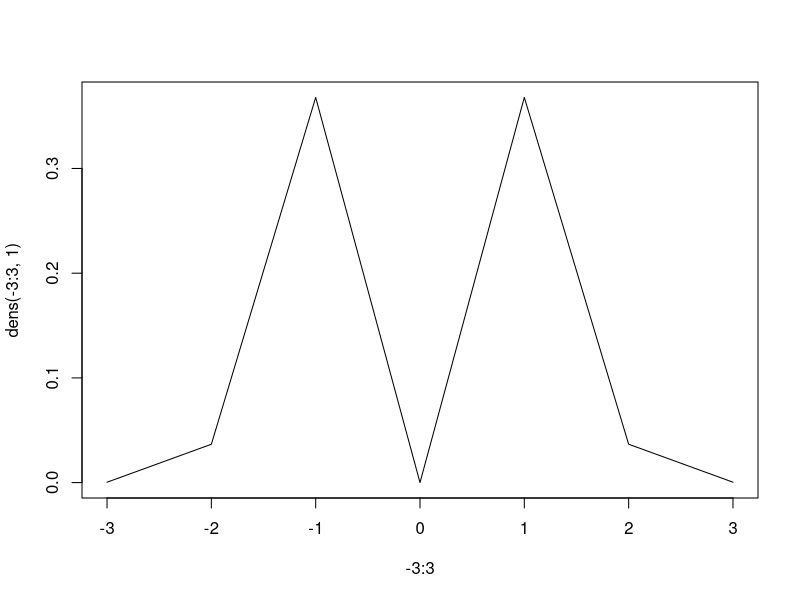
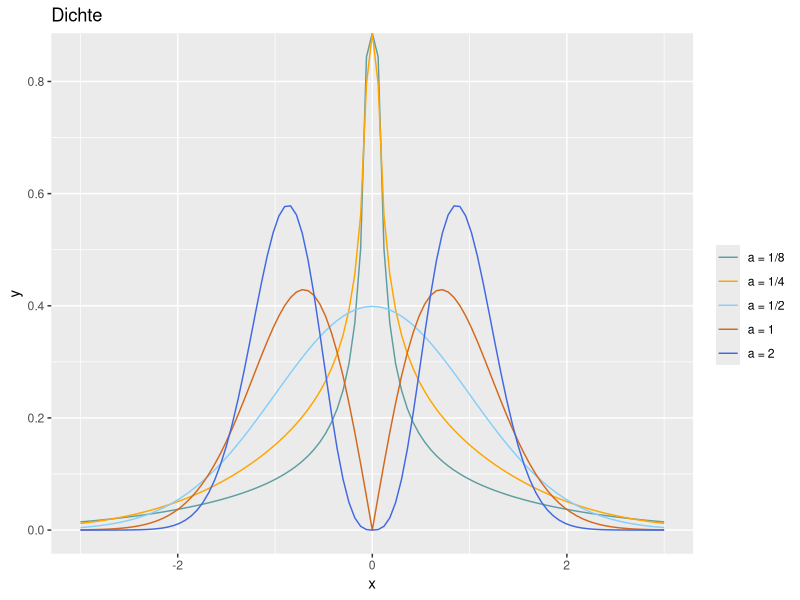
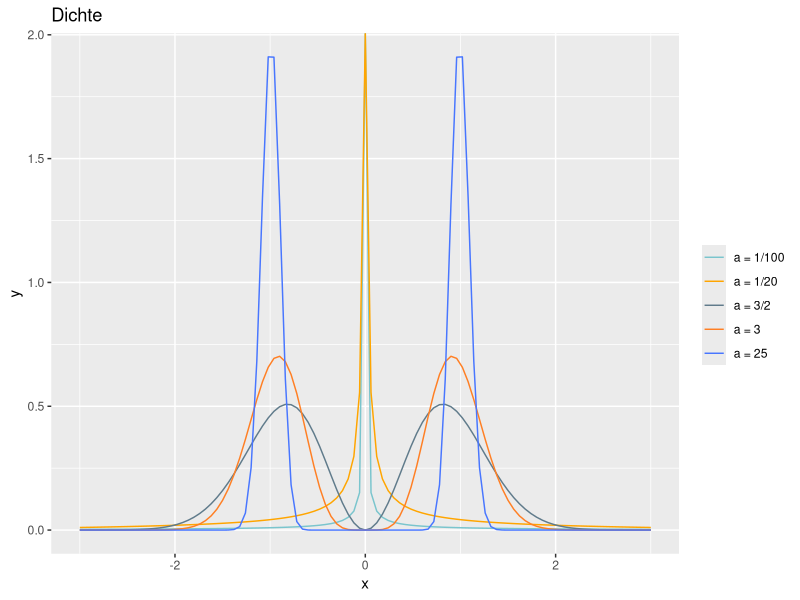

Here is the R script that generated these plots, in order:
# dichte
dens = function(y, a) {
  dens = ((a^a)/gamma(a)) * exp(-a * y^2) * abs(y)^(2*a-1)
  return(dens)
}

plot(-3:3, dens(-3:3, 1), type="l")

library(ggplot2)

# vergleichende plots
ggplot(data.frame(x=c(-3:3)), aes(x)) +
  labs(title="Dichte") + 
  stat_function(fun=dens, args=list(1/8), aes(colour="a = 1/8")) +
  stat_function(fun=dens, args=list(1/4), aes(colour="a = 1/4")) +
  stat_function(fun=dens, args=list(1/2), aes(colour="a = 1/2")) +
  stat_function(fun=dens, args=list(1), aes(colour="a = 1")) +
  stat_function(fun=dens, args=list(2), aes(colour="a = 2")) +
  scale_colour_manual("", 
                      breaks = c("a = 1/8", "a = 1/4", "a = 1/2", "a = 1", "a = 2"),
                      values = c("cadetblue", "orange", "lightskyblue", "chocolate", "royalblue")) 

ggplot(data.frame(x=c(-3:3)), aes(x)) +
  labs(title="Dichte") + 
  stat_function(fun=dens, args=list(1/100), aes(colour="a = 1/100")) +
  stat_function(fun=dens, args=list(1/20), aes(colour="a = 1/20")) +
  stat_function(fun=dens, args=list(3/2), aes(colour="a = 3/2")) +
  stat_function(fun=dens, args=list(3), aes(colour="a = 3")) +
  stat_function(fun=dens, args=list(25), aes(colour="a = 25")) +
  scale_colour_manual("", 
                      breaks = c("a = 1/100", "a = 1/20", "a = 3/2", "a = 3", "a = 25"),
                      values = c("cadetblue3", "orange1", "lightskyblue4", "chocolate1", "royalblue1")) 